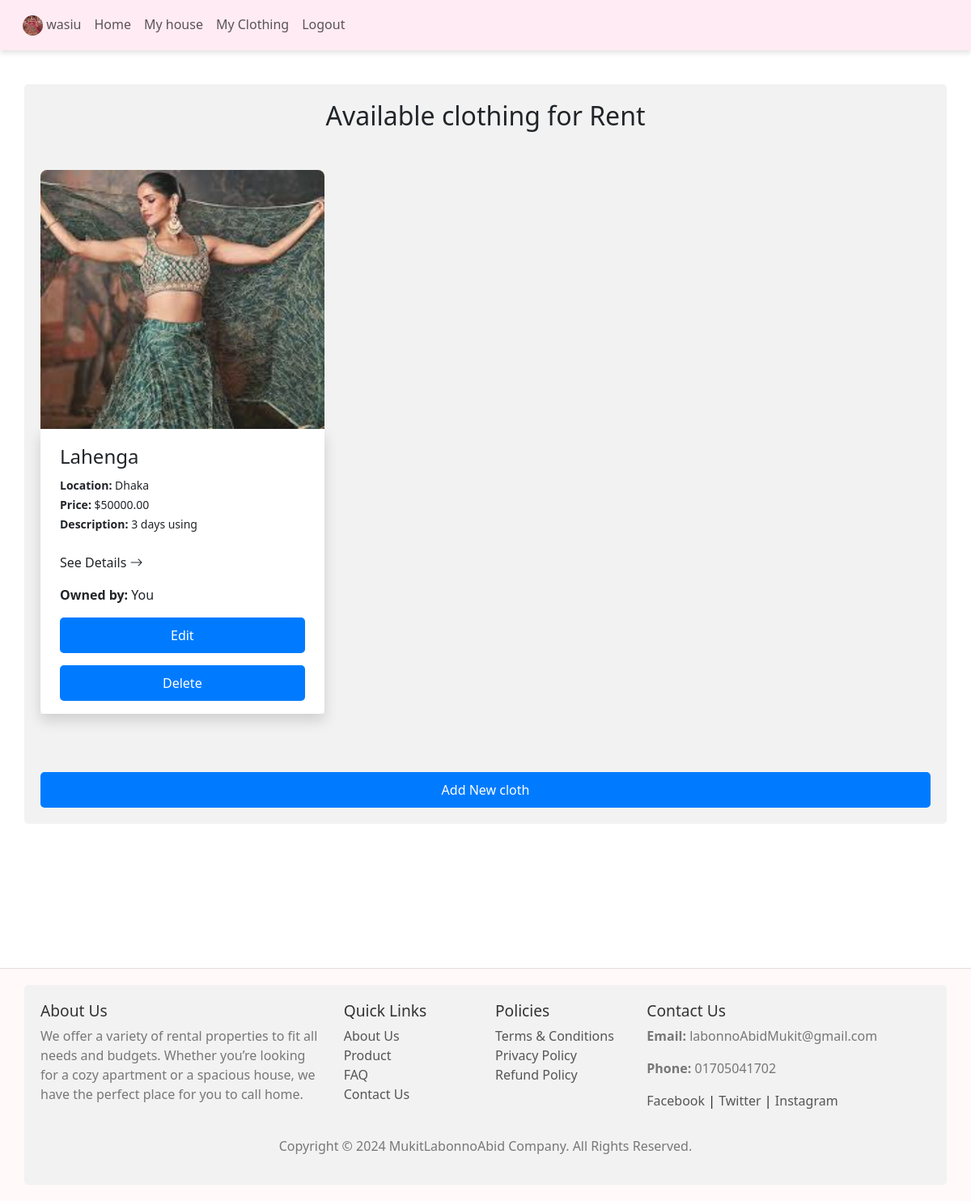
The page /clothing/ (signed in) on the database its author committed.
### accounts/models.py (models this page shows)
class User(AbstractUser):
    USER_TYPE_CHOICES = (
        ('renter', 'Renter'),
        ('owner', 'House Owner'),
    )
    user_type = models.CharField(max_length=10, choices=USER_TYPE_CHOICES)
    profile_picture = models.ImageField(upload_to='profile_pics/', default='profile_pics/default.jpg')

### clothing/models.py (models this page shows, shortened)
class Clothing(models.Model):
    owner = models.ForeignKey(User, on_delete=models.CASCADE, related_name='Clothing')
    title = models.CharField(max_length=100)
    description = models.TextField()
    area = models.CharField(max_length=50)
    address = models.CharField(max_length=200)
    price = models.DecimalField(max_digits=10, decimal_places=2)
    image = models.ImageField(upload_to='clothing_images/')

### clothing/views.py (the view)
# urls.py: path('clothing/', clot.clothing_list, name='clothing_list'),
def clothing_list(request):
    if request.user.user_type == 'renter':
        clothing = Clothing.objects.all().select_related('owner')  # Select owner to avoid extra queries
    else:
        clothing = Clothing.objects.filter(owner=request.user)
    return render(request, 'clothing/clothing_list.html', {'clothing': clothing})

### template/clothing/clothing_list.html (shortened to what this page needs)
{% extends 'base.html' %}
{% load static %}
{% block content %}
<div class="content-wrapper pb-5 mt-5">
    <div class="container">
        <h2 class="text-center mb-5">Available clothing for Rent</h2>
        <div class="row">
            {% for clot in clothing %}
            <div class="col-md-4 mb-5">
                <div class="card border-0">
                    {% if clot.image %}
                    <div class="look-img p-0" style="background-image: url('{{ clot.image.url }}')"></div>
                    {% else %}
                    <div class="look-img p-0" style="background-image: url('{% static 'Images/default-house.jpg' %}')"></div>
                    {% endif %}
                    <div class="card-body shadow">
                        <div class="mt-1 px-2">
                            <h4>{{ clot.title }}</h4>
                        </div>
                        <div class="d-flex justify-content-between align-items-center mb-4 px-2 mt-2">
                            <div>
                                <span class="small"><strong>Location:</strong> {{ clot.area }}</span><br>
                                <span class="small"><strong>Price:</strong> ${{ clot.price }}</span><br>
                                <span class="small"><strong>Description:</strong> {{ clot.description }}</span>
                            </div>
                        </div>
                        <a href="{% url 'clothing_detail' pk=clot.id %}" class="text-dark px-2 cat_link" style="text-decoration: none;">See Details <i class="bi bi-arrow-right"></i></a>
                        {% if user.user_type == 'owner' %}
                        <div class="mt-3 px-2">
                            <p><strong>Owned by:</strong> You</p>
                            <a href="{% url 'clothing_edit' pk=clot.id %}" class="btn btn-warning btn-sm">Edit</a>
                            <a href="{% url 'clothing_delete' pk=clot.id %}" class="btn btn-danger btn-sm">Delete</a>
                        </div>
                        {% endif %}
                    </div>
                </div>
            </div>
            {% empty %}
            <p class="text-center">No cloth available at the moment.</p>
            {% endfor %}
        </div>
        {% if user.user_type == 'owner' %}
        <div class="text-center mt-4">
            <a href="{% url 'clothing_create' %}" class="btn btn-success">Add New cloth</a>
        </div>
        {% endif %}
    </div>
</div>
{% endblock %}

### template/includes/header.html (shortened to what this page needs)
<header>
	<nav class="navbar navbar-expand-lg bg-custom p-3 m-4">
	      <div class="collapse navbar-collapse" id="navbarNav">
	        <div class="d-flex justify-content-between">
	        	<div style="padding-left:20px;">
	        		<ul class="navbar-nav">
                   {% if user.is_authenticated %}
                        <li class="nav-item">
                            <a class="nav-link" href="{% url 'my_profile' %}">
                                <img class="nav-avatar" src="{{ user.profile_picture.url }}" alt="Profile Picture" style="width: 40px; height: 40px; border-radius: 50%;">
                                 <span class="navbar-text">{{ user.username }}</span>
                            </a>
                        </li>
                       <li class="nav-item">
			              <a  class="nav-link" href="{% url 'home' %}">Home</a>
			          </li>
                       <li class="nav-item">
                        <a  class="nav-link"  href="{% url 'house_list' %}">My house</a>
			          </li>
                        <li class="nav-item">
                         <a class="nav-link" href="{% url 'clothing_list' %}">My Clothing</a>
			          </li>
			          <li class="nav-item">
			            <a class="nav-link" href="{% url 'logout' %}">Logout</a>
			          </li>
                         {% endif %}
	        		</ul>
	        	</div>
	        </div>
	      </div>
	</nav>
</header>

### static/style.css (style rules this page uses)
.bg-custom { --bs-bg-opacity: 1; background-color: rgb(214 220 227) !important; }
.nav-avatar { height: 25px !important; width: 25px !important; background-size: cover; background-repeat: no-repeat; background-position: center; border-radius: 50%; }
#navbarNav { position: fixed; top: 0; left: 0; width: 100%; background-color: #ffebf3; padding: 10px 0; text-align: center; box-shadow: 0px 4px 6px rgba(0, 0, 0, 0.1); z-index: 1000; }
.look-img { height: 320px !important; width: 100% !important; background-size: cover; background-repeat: no-repeat; background-position: center; border-top-right-radius: 8px; border-top-left-radius: 8px; opacity: 0.9; }
.cat_link { color: #222; text-decoration: none; }
.content-wrapper { margin-bottom: 130px; }
a:link, a:visited { cursor: auto; }
.btn { display: block; width: 100%; padding: 10px; background-color: #007bff; color: #fff; border: none; border-radius: 5px; font-size: 1rem; cursor: pointer; margin-top: 15px; }
.container { border-radius: 5px; background-color: #f2f2f2; padding: 20px; }
h2 { margin-bottom: 20px; }

### rows shown on the page
User: profile_picture (picture), username "wasiu"
Clothing: image (picture), title "Lahenga", area "Dhaka", price "50000.00", description "3 days using"
